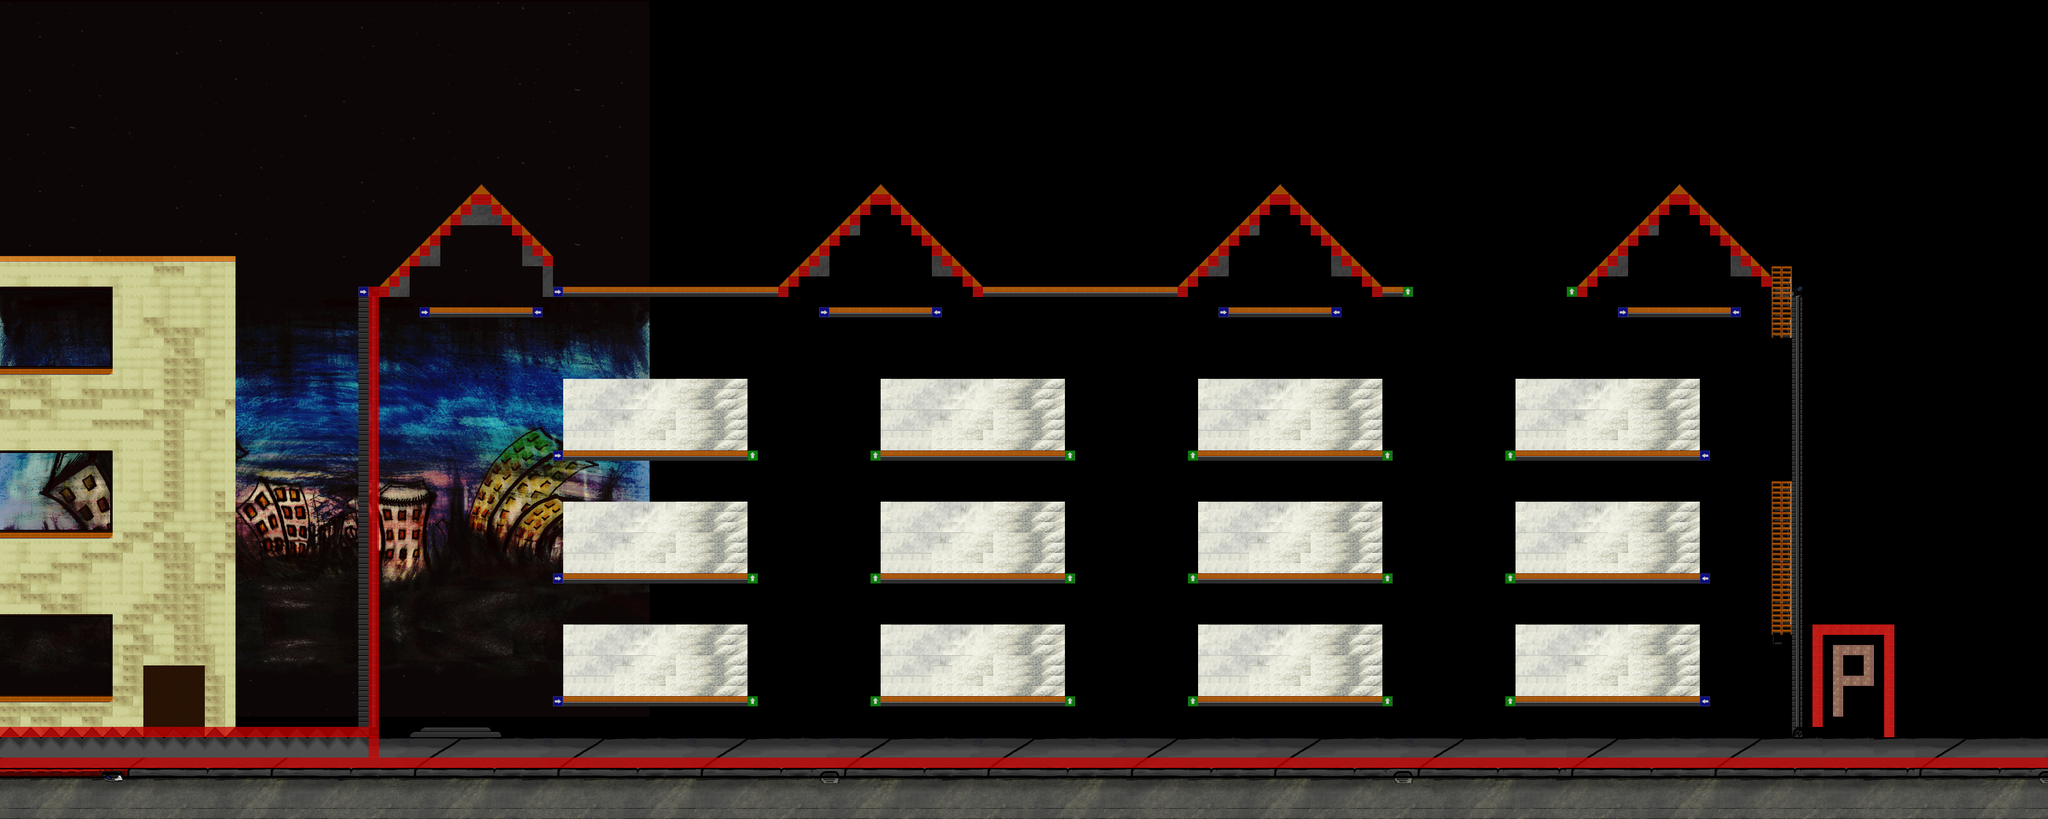

This game map was drawn from its Tiled (.tmx) file and the tilesets committed beside it. A one-line description and the trimmed map source follow:
An orthogonal 200x80 tile map with 16x16 px tiles, 10 tile layers (background_street, background_layer, background_detail_bottom, background_detail_middle, ...), 3 tilesets, 1 image layer and 135 objects (60x EnemyEntity_zombie, 25x Collectible_01_Entity, 21x EnemyEntity_mummy, 14x EnemyEntity_skeleton, 3x Collectible_02_Entity, ...).

<map version="1.0" orientation="orthogonal" width="200" height="80" tilewidth="16" tileheight="16">
 <properties>
  <property name="background_color" value="#000000" />
 </properties>
 <tileset firstgid="1" name="city_world_tileset" tilewidth="16" tileheight="16">
  <image source="../../tilesets/city_world_tileset.png" trans="ff0000" width="960" height="480" />
  <tile id="712">
   <properties>
    <property name="type" value="ladder" />
   </properties>
  </tile>
 </tileset>
 <tileset firstgid="1801" name="metatiles" tilewidth="16" tileheight="16">
  <image source="../../tilesets/metatiles.png" trans="ff0000" width="128" height="16" />
  <tile id="0">
   <properties>
    <property name="type" value="solid" />
   </properties>
  </tile>
  <tile id="1">
   <properties>
    <property name="type" value="platform" />
   </properties>
  </tile>
  <tile id="2">
   <properties>
    <property name="type" value="lslope" />
   </properties>
  </tile>
  <tile id="3">
   <properties>
    <property name="type" value="rslope" />
   </properties>
  </tile>
  <tile id="4">
   <properties>
    <property name="type" value="ladder" />
   </properties>
  </tile>
  <tile id="5">
   <properties>
    <property name="action" value="jump" />
    <property name="type" value="platform" />
   </properties>
  </tile>
  <tile id="6">
   <properties>
    <property name="action" value="turnaround_right" />
    <property name="type" value="platform" />
   </properties>
  </tile>
  <tile id="7">
   <properties>
    <property name="action" value="turnaround_left" />
    <property name="type" value="platform" />
   </properties>
  </tile>
 </tileset>
 <tileset firstgid="1809" name="city_world_tileset" tilewidth="16" tileheight="16">
  <image source="../../tilesets/city_world_tileset_night.png" trans="ff0000" width="960" height="480" />
  <tile id="712">
   <properties>
    <property name="type" value="ladder" />
   </properties>
  </tile>
 </tileset>
 <imagelayer name="parallax_background" width="200" height="80">
  <image source="../../backgrounds/city_world_background.png" />
  <properties>
   <property name="preRender" value="true" />
  </properties>
 </imagelayer>
 <layer name="background_street" width="200" height="80">
  <properties>
   <property name="preRender" value="true" />
  </properties>
  <data>[16000 cells, 800 non-empty, 18 distinct tile ids]</data>
 </layer>
 <layer name="background_layer" width="200" height="80">
  <properties>
   <property name="preRender" value="true" />
  </properties>
  <data>[16000 cells, 1817 non-empty, 98 distinct tile ids]</data>
 </layer>
 <layer name="background_detail_bottom" width="200" height="80">
  <properties>
   <property name="preRender" value="true" />
  </properties>
  <data>[16000 cells, 2363 non-empty, 49 distinct tile ids]</data>
 </layer>
 <layer name="background_detail_middle" width="200" height="80">
  <properties>
   <property name="preRender" value="true" />
  </properties>
  <data>[16000 cells, 9 non-empty, 3 distinct tile ids]</data>
 </layer>
 <layer name="background_detail_top" width="200" height="80">
  <properties>
   <property name="preRender" value="true" />
  </properties>
  <data>[16000 cells, 39 non-empty, 8 distinct tile ids]</data>
 </layer>
 <layer name="background_texture" width="200" height="80" opacity="0.44">
  <properties>
   <property name="preRender" value="true" />
  </properties>
  <data>[16000 cells, 0 non-empty, 0 distinct tile ids]</data>
 </layer>
 <objectgroup name="objects" width="200" height="80">
  <object name="mainPlayer" x="21" y="346" width="36" height="39" />
  <object name="Collectible_02_Entity" x="736" y="422" width="25" height="23">
   <properties>
    <property name="id" value="1" />
   </properties>
  </object>
  <object name="Collectible_01_Entity" x="1026" y="362" width="25" height="23" />
  <object name="Collectible_02_Entity" x="2518" y="287" width="25" height="23">
   <properties>
    <property name="id" value="3" />
   </properties>
  </object>
  <object name="Collectible_01_Entity" x="1098" y="617" width="25" height="23" />
  <object name="Collectible_01_Entity" x="2429" y="820" width="25" height="23" />
  <object name="Collectible_01_Entity" x="2002" y="1012" width="25" height="23" />
  <object name="Collectible_01_Entity" x="916" y="615" width="25" height="23" />
  <object name="Collectible_01_Entity" x="2564" y="819" width="25" height="23" />
  <object name="Collectible_01_Entity" x="1007" y="617" width="25" height="23" />
  <object name="Collectible_01_Entity" x="1433" y="628" width="25" height="23" />
  <object name="Collectible_01_Entity" x="1568" y="627" width="25" height="23" />
  <object name="Collectible_01_Entity" x="2000" y="620" width="25" height="23" />
  <object name="Collectible_01_Entity" x="1011" y="824" width="25" height="23" />
  <object name="Collectible_01_Entity" x="1102" y="824" width="25" height="23" />
  <object name="Collectible_01_Entity" x="920" y="822" width="25" height="23" />
  <object name="Collectible_01_Entity" x="1013" y="1015" width="25" height="23" />
  <object name="Collectible_01_Entity" x="1104" y="1015" width="25" height="23" />
  <object name="Collectible_01_Entity" x="922" y="1013" width="25" height="23" />
  <object name="Collectible_01_Entity" x="1570" y="1009" width="25" height="23" />
  <object name="Collectible_01_Entity" x="1435" y="1010" width="25" height="23" />
  <object name="Collectible_01_Entity" x="679" y="618" width="25" height="23" />
  <object name="Collectible_01_Entity" x="1682" y="363" width="25" height="23" />
  <object name="Collectible_01_Entity" x="714" y="618" width="25" height="23" />
  <object name="Collectible_01_Entity" x="680" y="821" width="25" height="23" />
  <object name="Collectible_01_Entity" x="715" y="821" width="25" height="23" />
  <object name="Collectible_01_Entity" x="683" y="1011" width="25" height="23" />
  <object name="Collectible_01_Entity" x="718" y="1011" width="25" height="23" />
  <object name="neon_sign" x="3077" y="1057" width="100" height="46" />
  <object name="KillEntity" x="2" y="1110" width="563" height="51">
   <properties>
    <property name="type" value="spikes" />
   </properties>
  </object>
  <object name="level_transitionObject" x="3132" y="1138" width="41" height="37">
   <properties>
    <property name="fromLevel" value="city_level_06" />
    <property name="toLevel" value="world_city" />
   </properties>
  </object>
  <object name="Collectible_02_Entity" x="26" y="1032" width="25" height="23">
   <properties>
    <property name="id" value="2" />
   </properties>
  </object>
 </objectgroup>
 <objectgroup name="zombies" width="200" height="80">
  <object name="EnemyEntity_zombie" x="791" y="441" width="38" height="29" />
  </objectgroup>
 <objectgroup name="mummies" width="200" height="80">
  <!-- 26 objects omitted --></objectgroup>
 <objectgroup name="skeletons" width="200" height="80">
  <!-- 20 objects omitted --></objectgroup>
 <objectgroup name="vampires" width="200" height="80">
  <!-- 3 objects omitted --></objectgroup>
 <layer name="foreground_layer_bottom" width="200" height="80">
  <properties>
   <property name="preRender" value="true" />
  </properties>
  <data>[16000 cells, 0 non-empty, 0 distinct tile ids]</data>
 </layer>
 <layer name="foreground_layer_middle" width="200" height="80">
  <properties>
   <property name="preRender" value="true" />
  </properties>
  <data>[16000 cells, 0 non-empty, 0 distinct tile ids]</data>
 </layer>
 <layer name="foreground_layer_transparency" width="200" height="80" opacity="0.24">
  <properties>
   <property name="preRender" value="true" />
  </properties>
  <data>[16000 cells, 800 non-empty, 80 distinct tile ids]</data>
 </layer>
 <layer name="collision" width="200" height="80">
  <data>[16000 cells, 895 non-empty, 8 distinct tile ids]</data>
 </layer>
</map>
<!-- 102 of 135 objects omitted -->
